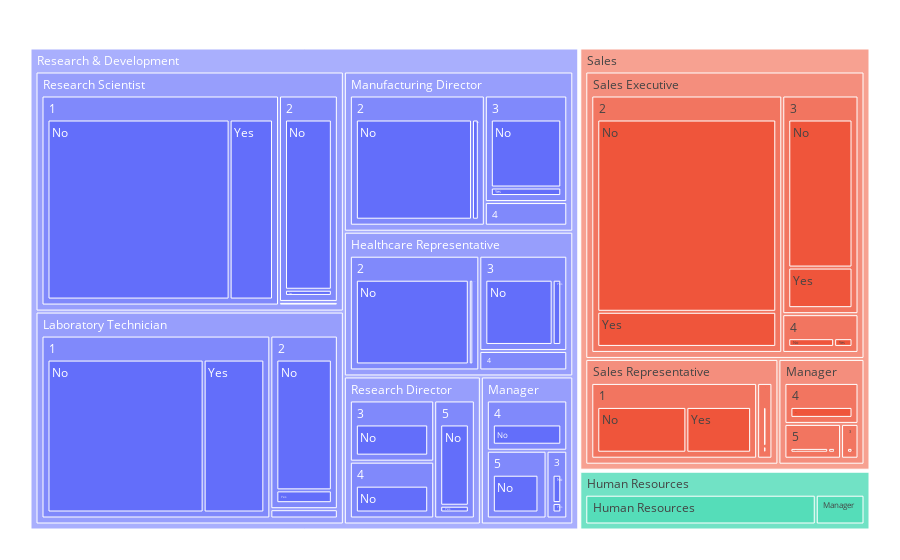

Notebook cell for this chart:
### Markdown cell above
The last two categorical fields are `Department` and `JobRole` which implies a hierarchy that I will need to explore

### Code cell
fig = px.treemap(df, path=['Department','JobRole','JobLevel'], values='EmployeeCount') # hierarchichal order to plot and method of aggregation
fig.update_layout(margin = dict(t=25, l=25, r=25, b=25)) # adjusting margins to reduce whitespace
fig.show()

### Figure 1 — Plotly figure (JSON) as saved in the notebook; plotly's stock layout.template omitted (floating-point values rounded to 4 significant figures)
{"data": [{"branchvalues": "total", "domain": {"x": [0, 1], "y": [0, 1]}, "hovertemplate": "labels=%{label}<br>EmployeeCount=%{value}<br>parent=%{parent}<br>id=%{id}<extra></extra>", "ids": ["Human Resources/Human Resources/1/No", "Research & Development/Laboratory Technician/1/No", "Research & Development/Research Scientist/1/No", "Sales/Sales Representative/1/No", "Research & Development/Healthcare Representative/2/No", "Human Resources/Human Resources/2/No", "Research & Development/Laboratory Technician/2/No", "Research & Development/Manufacturing Director/2/No", "Research & Development/Research Scientist/2/No", "Sales/Sales Executive/2/No", "Sales/Sales Representative/2/No", "Research & Development/Healthcare Representative/3/No", "Human Resources/Human Resources/3/No", "Research & Development/Laboratory Technician/3/No", "Research & Development/Manager/3/No", "Sales/Manager/3/No", "Research & Development/Manufacturing Director/3/No", "Research & Development/Research Director/3/No", "Research & Development/Research Scientist/3/No", "Sales/Sales Executive/3/No", "Research & Development/Healthcare Representative/4/No", "Human Resources/Manager/4/No", "Research & Development/Manager/4/No", "Sales/Manager/4/No", "Research & Development/Manufacturing Director/4/No", "Research & Development/Research Director/4/No", "Sales/Sales Executive/4/No", "Human Resources/Manager/5/No", "Research & Development/Manager/5/No", "Sales/Manager/5/No", "Research & Development/Research Director/5/No", "Human Resources/Human Resources/1/Yes", "Research & Development/Laboratory Technician/1/Yes", "Research & Development/Research Scientist/1/Yes", "Sales/Sales Representative/1/Yes", "Research & Development/Healthcare Representative/2/Yes", "Research & Development/Laboratory Technician/2/Yes", "Research & Development/Manufacturing Director/2/Yes", "Research & Development/Research Scientist/2/Yes", "Sales/Sales Executive/2/Yes", "Sales/Sales Representative/2/Yes", "Research & Development/Healthcare Representative/3/Yes", "Human Resources/Human Resources/3/Yes", "Research & Development/Laboratory Technician/3/Yes", "Research & Development/Manager/3/Yes", "Research & Development/Manufacturing Director/3/Yes", "Sales/Sales Executive/3/Yes", "Research & Development/Healthcare Representative/4/Yes", "Sales/Sales Executive/4/Yes", "Research & Development/Manager/5/Yes", "Sales/Manager/5/Yes", "Research & Development/Research Director/5/Yes", "Human Resources/Human Resources/1", "Research & Development/Laboratory Technician/1", "Research & Development/Research Scientist/1", "Sales/Sales Representative/1", "Research & Development/Healthcare Representative/2", "Human Resources/Human Resources/2", "Research & Development/Laboratory Technician/2", "Research & Development/Manufacturing Director/2", "Research & Development/Research Scientist/2", "Sales/Sales Executive/2", "Sales/Sales Representative/2", "Research & Development/Healthcare Representative/3", "Human Resources/Human Resources/3", "Research & Development/Laboratory Technician/3", "Research & Development/Manager/3", "Sales/Manager/3", "Research & Development/Manufacturing Director/3", "Research & Development/Research Director/3", "Research & Development/Research Scientist/3", "Sales/Sales Executive/3", "Research & Development/Healthcare Representative/4", "Human Resources/Manager/4", "Research & Development/Manager/4", "Sales/Manager/4", "Research & Development/Manufacturing Director/4", "Research & Development/Research Director/4", "Sales/Sales Executive/4", "Human Resources/Manager/5", "Research & Development/Manager/5", "Sales/Manager/5", "Research & Development/Research Director/5", "Research & Development/Healthcare Representative", "Human Resources/Human Resources", "Research & Development/Laboratory Technician", "Human Resources/Manager", "Research & Development/Manager", "Sales/Manager", "Research & Development/Manufacturing Director", "Research & Development/Research Director", "Research & Development/Research Scientist", "Sales/Sales Executive", "Sales/Sales Representative", "Human Resources", "Research & Development", "Sales"], "labels": ["No", "No", "No", "No", "No", "No", "No", "No", "No", "No", "No", "No", "No", "No", "No", "No", "No", "No", "No", "No", "No", "No", "No", "No", "No", "No", "No", "No", "No", "No", "No", "Yes", "Yes", "Yes", "Yes", "Yes", "Yes", "Yes", "Yes", "Yes", "Yes", "Yes", "Yes", "Yes", "Yes", "Yes", "Yes", "Yes", "Yes", "Yes", "Yes", "Yes", "1", "1", "1", "1", "2", "2", "2", "2", "2", "2", "2", "3", "3", "3", "3", "3", "3", "3", "3", "3", "4", "4", "4", "4", "4", "4", "4", "5", "5", "5", "5", "Healthcare Representative", "Human Resources", "Laboratory Technician", "Manager", "Manager", "Manager", "Manufacturing Director", "Research Director", "Research Scientist", "Sales Executive", "Sales Representative", "Human Resources", "Research & Development", "Sales"], "name": "", "parents": ["Human Resources/Human Resources/1", "Research & Development/Laboratory Technician/1", "Research & Development/Research Scientist/1", "Sales/Sales Representative/1", "Research & Development/Healthcare Representative/2", "Human Resources/Human Resources/2", "Research & Development/Laboratory Technician/2", "Research & Development/Manufacturing Director/2", "Research & Development/Research Scientist/2", "Sales/Sales Executive/2", "Sales/Sales Representative/2", "Research & Development/Healthcare Representative/3", "Human Resources/Human Resources/3", "Research & Development/Laboratory Technician/3", "Research & Development/Manager/3", "Sales/Manager/3", "Research & Development/Manufacturing Director/3", "Research & Development/Research Director/3", "Research & Development/Research Scientist/3", "Sales/Sales Executive/3", "Research & Development/Healthcare Representative/4", "Human Resources/Manager/4", "Research & Development/Manager/4", "Sales/Manager/4", "Research & Development/Manufacturing Director/4", "Research & Development/Research Director/4", "Sales/Sales Executive/4", "Human Resources/Manager/5", "Research & Development/Manager/5", "Sales/Manager/5", "Research & Development/Research Director/5", "Human Resources/Human Resources/1", "Research & Development/Laboratory Technician/1", "Research & Development/Research Scientist/1", "Sales/Sales Representative/1", "Research & Development/Healthcare Representative/2", "Research & Development/Laboratory Technician/2", "Research & Development/Manufacturing Director/2", "Research & Development/Research Scientist/2", "Sales/Sales Executive/2", "Sales/Sales Representative/2", "Research & Development/Healthcare Representative/3", "Human Resources/Human Resources/3", "Research & Development/Laboratory Technician/3", "Research & Development/Manager/3", "Research & Development/Manufacturing Director/3", "Sales/Sales Executive/3", "Research & Development/Healthcare Representative/4", "Sales/Sales Executive/4", "Research & Development/Manager/5", "Sales/Manager/5", "Research & Development/Research Director/5", "Human Resources/Human Resources", "Research & Development/Laboratory Technician", "Research & Development/Research Scientist", "Sales/Sales Representative", "Research & Development/Healthcare Representative", "Human Resources/Human Resources", "Research & Development/Laboratory Technician", "Research & Development/Manufacturing Director", "Research & Development/Research Scientist", "Sales/Sales Executive", "Sales/Sales Representative", "Research & Development/Healthcare Representative", "Human Resources/Human Resources", "Research & Development/Laboratory Technician", "Research & Development/Manager", "Sales/Manager", "Research & Development/Manufacturing Director", "Research & Development/Research Director", "Research & Development/Research Scientist", "Sales/Sales Executive", "Research & Development/Healthcare Representative", "Human Resources/Manager", "Research & Development/Manager", "Sales/Manager", "Research & Development/Manufacturing Director", "Research & Development/Research Director", "Sales/Sales Executive", "Human Resources/Manager", "Research & Development/Manager", "Sales/Manager", "Research & Development/Research Director", "Research & Development", "Human Resources", "Research & Development", "Human Resources", "Research & Development", "Sales", "Research & Development", "Research & Development", "Research & Development", "Sales", "Sales", "", "", ""], "type": "treemap", "values": [23, 144, 189, 44, 75, 13, 51, 85, 55, 197, 6, 39, 4, 2, 6, 4, 40, 28, 1, 62, 8, 4, 23, 20, 10, 26, 10, 7, 22, 11, 24, 10, 56, 45, 32, 3, 5, 5, 2, 36, 1, 5, 2, 1, 2, 5, 17, 1, 4, 1, 2, 2, 33, 200, 234, 76, 78, 13, 56, 90, 57, 233, 7, 44, 6, 3, 8, 4, 45, 28, 1, 79, 9, 4, 23, 20, 10, 26, 14, 7, 23, 13, 26, 131, 52, 259, 11, 54, 37, 145, 80, 292, 326, 83, 63, 961, 446]}], "layout": {"legend": {"tracegroupgap": 0}, "margin": {"b": 25, "l": 25, "r": 25, "t": 25}}}
